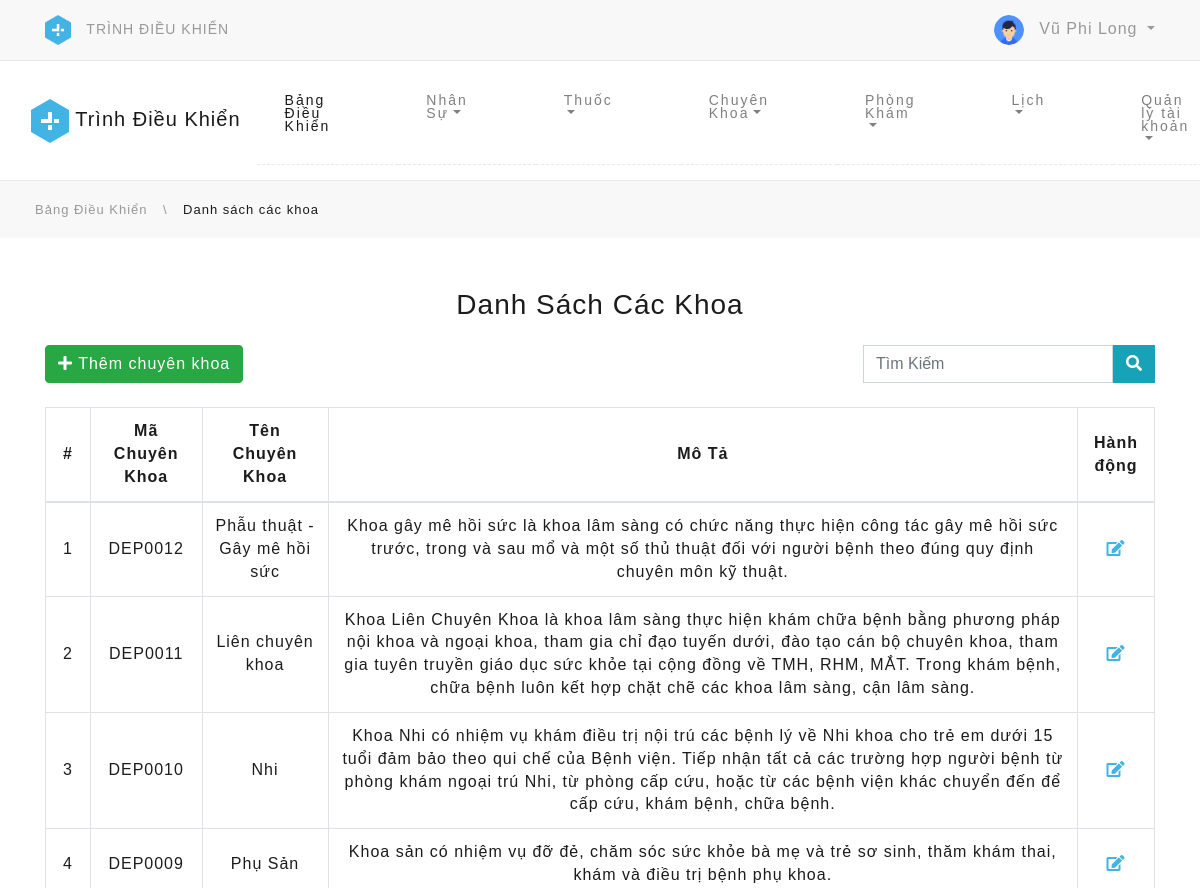
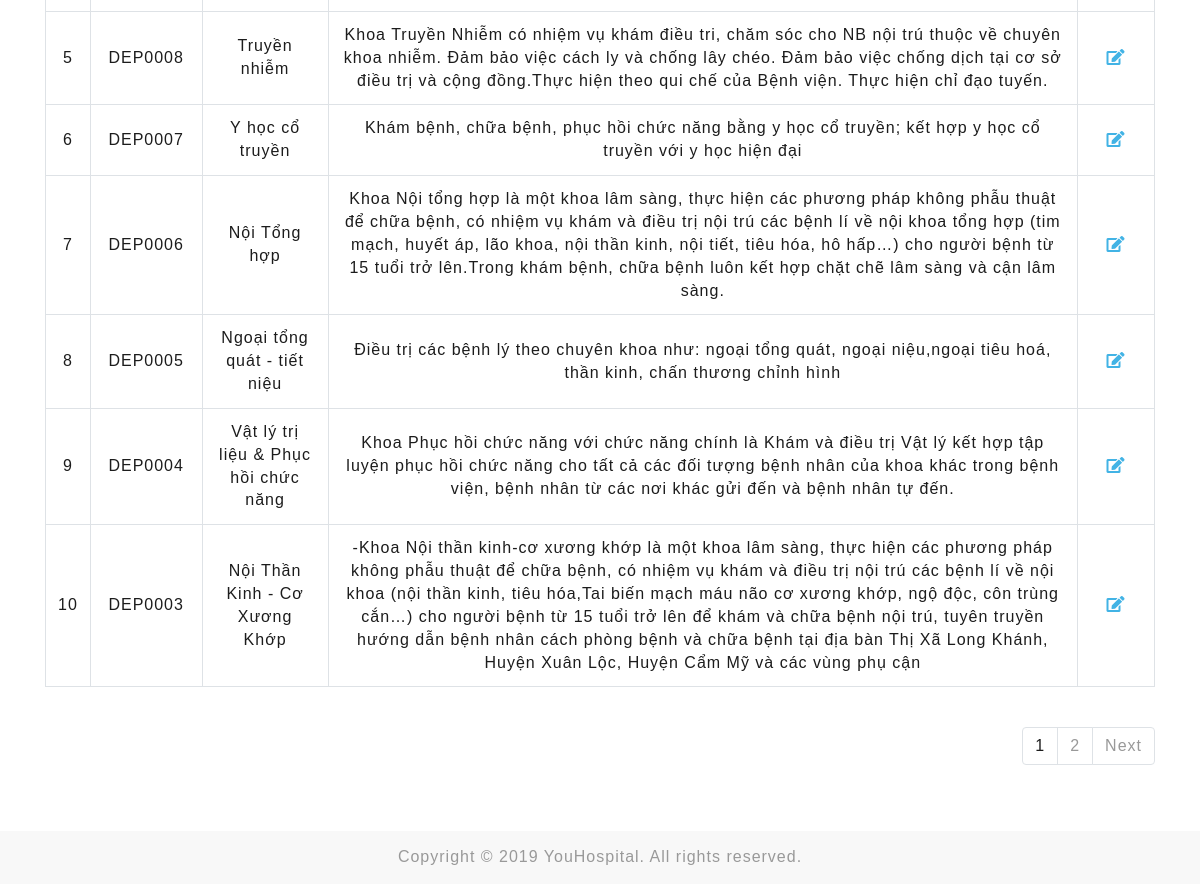
Screenshot of /Admin/?controller=Department (signed in) with the database file from the repository (2 pictures, top to bottom).
### tables this page shows
CREATE TABLE `department` (
  `dep_id` int(11) NOT NULL,
  `dep_code` varchar(50) NOT NULL,
  `dep_name` varchar(50) NOT NULL,
  `dep_description` text NOT NULL
);

### Admin/Controller/DepartmentController.php (called while the page is built, shortened)
<?php
require_once('../Model/Model.php');
require_once('Model/PaginationModel.php');
require_once('Model/Pagination.php');
class DepartmentController {
	public function getView(){
		$deps 		= $this->getPat();
		$page 		= $this->getPagination();
		require_once('View/department.php');
	}
	public function getPagination(){
		$Model = new Model();
		$deps = $Model->selectAll('department');
		if (isset($_GET['page'])) {
		    $page = $_GET['page'];
		} else {
		    $page = 1;
		}
		$limit = 10;
		$config = [
		    'total' => (int)count($deps),
		    'limit' => 10,
		    'full' => false
		];
		$page = new Pagination($config);
		return $page;
	}
	public function getPat(){
		$pag = new PaginationModel();
		if (isset($_GET['page'])) {
		    $page = $_GET['page'];
		} else {
		    $page = 1;
		}
		$limit 		= 10;
		$offset 	= ($page-1) * $limit;
		$deps 	= $pag->getTablePagination('dep_code', 'department', $offset, $limit);
		return $deps;
	}
}
?>

### Admin/index.php (called while the page is built, shortened)
<?php
if (isset($_GET['controller'])) {
	if (isset($_GET['action'])) {
		$action = $_GET['action'];
	} else {
		$action = 'getView';
	}
} else {
	$controller = 'Home';
	$action = 'getView';
}
$controller = new $controllerName();
$controller->$action();
?>

### Model/Model.php (called while the page is built, shortened)
<?php
class Model {
	public function selectAll($table){
		$db 	= new Database();
		$conn 	= $db->dbConnect();
		$sql 		= "SELECT * FROM $table";
		$statement 	= $conn->query($sql);
		$arr = array();
		while($row = $statement->fetch_assoc()) {
		 	$arr[] = $row;
		}
		return $arr;
	}
}
?>

### Admin/Model/PaginationModel.php (called while the page is built, shortened)
<?php
class PaginationModel {
	public function getTablePagination($row, $table, $offset, $limit){
        $db     = new Database();
        $conn   = $db->dbConnect();
        $sql = "SELECT * FROM $table ORDER BY $row DESC LIMIT ?, ?";
        $statement  = $conn->prepare($sql);
        $statement->bind_param("ii", $offset, $limit);
        $statement->execute();
        $arr = array();
        $results = $statement->get_result();
        if ($results->num_rows > 0) {
            while($row = $results->fetch_assoc()) {
                $arr[] = $row;
            }
        }
        return $arr;
    }
}
?>

### Admin/View/department.php (the view, shortened to what this page needs)
<!DOCTYPE html>
<html lang="en">
<head>
	<link rel="stylesheet" href="../lib/bootstrap-4.0.0/dist/css/bootstrap.min.css">
	<link rel="stylesheet" href="assets/css/style.css">
	<link rel="stylesheet" href="../lib/fontawesome-free-5.9.0-web/css/all.min.css">
</head>
<body>
	<?php
	include('include/header.php');
	?>
	<div class="navigation">
		<div class="container-fluid">
			<nav class="navbar navbar-expand-xl navbar-light">
			  	<a class="navbar-brand" href=".">
			  		<img src="../assets/images/logo/header_logo.png"> Trình Điều Khiển
			  	</a>
			  	<div class="collapse navbar-collapse justify-content-center" id="navbarNav">
				    <ul class="navbar-nav">
				      	<li class="nav-item active">
				        	<a class="nav-link" href=".">Bảng Điều Khiển</a>
				      	</li>
						<li class="nav-item dropdown">
				        	<a class="nav-link dropdown-toggle" href="#" role="button" id="navEmpDropdown" data-toggle="dropdown" aria-haspopup="true" aria-expanded="false">Nhân Sự</a>
				      	</li>
						<li class="nav-item dropdown">
				        	<a class="nav-link dropdown-toggle" href="#" role="button" id="navMedDropdown" data-toggle="dropdown" aria-haspopup="true" aria-expanded="false">Thuốc</a>
						</li>
				      	<li class="nav-item dropdown">
				        	<a class="nav-link dropdown-toggle" href="#" role="button" id="navDepDropdown" data-toggle="dropdown" aria-haspopup="true" aria-expanded="false">Chuyên Khoa</a>
						</li>
						<li class="nav-item dropdown">
							<a class="nav-link dropdown-toggle" href="#" role="button" id="navDepDropdown" data-toggle="dropdown" aria-haspopup="true" aria-expanded="false">Phòng Khám</a>
						</li>
						<li class="nav-item dropdown">
							<a class="nav-link dropdown-toggle" href="#" role="button" id="navDepDropdown" data-toggle="dropdown" aria-haspopup="true" aria-expanded="false">Lịch</a>
						</li>
						<li class="nav-item dropdown">
				        	<a class="nav-link dropdown-toggle" href="#" role="button" id="navDepDropdown" data-toggle="dropdown" aria-haspopup="true" aria-expanded="false">Quản lý tài khoản</a>
				      	</li>
				    </ul>
			  	</div>
			</nav>
		</div>
	</div>
	<div class="breadcrumbs">
		<div class="container">
			<a href=".">Bảng Điều Khiển</a>
			<span>\</span>
			<a class="active" href="?controller=Department">Danh sách các khoa</a>
		</div>
	</div>
	<div class="patient">
		<div class="title">
			<h4 class="mb-4">Danh Sách Các Khoa</h4>
		</div>
		<div class="list-patient">
			<div class="container">
				<div class="mb-4 float-left">
					<a class="btn btn-success" href="?controller=Department&action=getViewAdd"><i class="fas fa-plus"></i> Thêm chuyên khoa</a>
				</div>
				<div class="form-search float-right">
					<form method="post" action="?controller=Medicine&action=search" class="float-right d-flex">
						<div class="form-group">
							<input style="border-radius: 0; width: 250px;" name="value" class="form-control" type="search" placeholder="Tìm Kiếm">
						</div>
						<button style="height: 38px; border-radius: 0;" name="search" class="btn btn-info" type="submit"><i class="fas fa-search"></i></button>
					</form>
				</div>
				<div class="clearfix"></div>
				<div class="table-responsive">
					<table class="table table-hover table-bordered">
					  	<thead class="text-center">
					    	<tr>
					    		<th>#</th>
					      		<th>Mã Chuyên Khoa</th>
					      		<th>Tên Chuyên Khoa</th>
					      		<th>Mô Tả</th>
					      		<th>Hành động</th>
					    	</tr>
					  	</thead>
					  	<tbody>
					  		<?php
					  		$count = 0;
					  		foreach ($deps as $dep) {
					  			$count++;
				  			?>
					    	<tr class="text-center">
					    		<td><?=$count?></td>
					      		<td><?=$dep['dep_code']?></td>
					      		<td><?=$dep['dep_name']?></td>
					      		<td><?=$dep['dep_description']?></td>
					      		<td>
					      			<a href="?controller=Department&action=getViewEdit&id=<?=$dep['dep_code']?>"><i class="fas fa-edit" style="color: #42B3E5"></i></a>
					      		</td>
					    	</tr>
					    	<?php
					  		}
					  		?>
					  	</tbody>
					</table>
					<nav class="mt-4 float-right" aria-label="Page navigation example">
                		<?=$page->getPagination()?>
                	</nav>
					<div class="clearfix"></div>
				</div>
			</div>
		</div>
	</div>
	<?php
	include('include/footer.php');
	?>
</body>
</html>

### Admin/assets/css/style.css (style rules this page uses)
* { margin: 0; padding: 0; }
body { font-family: Helvetica, Arial, sans-serif; color: #1c1c1c; letter-spacing: 1px; line-height: 1.42857; }
div.navigation { padding: 7px 0; border-top: 1px solid #e8e8e8; border-bottom: 1px solid #e8e8e8; }
div.navigation nav.navbar div.collapse ul.navbar-nav li { display: flex; }
div.navigation nav.navbar div.collapse ul.navbar-nav li:after { content: "|"; display: list-item; text-align: -webkit-match-parent; margin: 2px 20px; color: #727475; font-weight: 400; }
div.navigation nav.navbar div.collapse ul.navbar-nav li a { font-size: 14px; line-height: 13px; font-weight: 400; letter-spacing: 2px; transition: 0.4s all; }
div.navigation nav.navbar div.collapse ul.navbar-nav li:last-child:after { content: ''; margin: 0; }
div.navigation nav.navbar a.navbar-brand { display: none; }
@media (max-width: 1200px) { div.navigation nav.navbar div.collapse ul.navbar-nav li { padding: 10px 20px; border-bottom: 1px dashed #e8e8e8; } }
@media (max-width: 1200px) { div.navigation nav.navbar div.collapse ul.navbar-nav li:after { content: ''; } }
@media (max-width: 1200px) { div.navigation nav.navbar a.navbar-brand { display: block; } }
div.patient { padding: 50px 0; }
div.patient div.title h4 { text-align: center; font-size: 28px; }
div.breadcrumbs { background-color: #f8f8f8; }
div.breadcrumbs div.container { padding: 17px 0; }
div.breadcrumbs div.container a { color: #999; font-size: 13px; margin: 0 5px; transition: 0.4s all; text-decoration: none; }
div.breadcrumbs div.container a.active { color: #1c1c1c; }
div.breadcrumbs div.container span { color: #999; font-size: 13px; margin: 0 5px; }
.table tr th, .table tr td { vertical-align: middle; }

### rows the page displays
department: dep_code "DEP0012", dep_name "Phẫu thuật - Gây mê hồi sức", dep_description "Khoa gây mê hồi sức là khoa lâm sàng có chức năng thực hiện công tác gây mê hồi sức trước, trong và sau mổ và một số thủ thuật đối với người bệnh theo đúng quy định chuyên môn kỹ thuật."
department: dep_code "DEP0011", dep_name "Liên chuyên khoa", dep_description "Khoa Liên Chuyên Khoa là khoa lâm sàng thực hiện khám chữa bệnh bằng phương pháp nội khoa và ngoại khoa, tham gia chỉ đạo tuyến dưới, đào tạo cán bộ chuyên khoa, tham gia tuyên truyền giáo dục sức khỏe tại cộng đồng về TMH, RHM, MẮT. Trong khám bệnh, chữa bệnh luôn kết hợp chặt chẽ các khoa lâm sàng, cận lâm sàng."
department: dep_code "DEP0010", dep_name "Nhi", dep_description "Khoa Nhi có nhiệm vụ khám điều trị nội trú các bệnh lý về Nhi khoa cho trẻ em dưới 15 tuổi đảm bảo theo qui chế của Bệnh viện. Tiếp nhận tất cả các trường hợp người bệnh từ phòng khám ngoại trú Nhi, từ phòng cấp cứu, hoặc từ các bệnh viện khác chuyển đến để cấp cứu, khám bệnh, chữa bệnh."
department: dep_code "DEP0009", dep_name "Phụ Sản", dep_description "Khoa sản có nhiệm vụ đỡ đẻ, chăm sóc sức khỏe bà mẹ và trẻ sơ sinh, thăm khám thai, khám và điều trị bệnh phụ khoa."
department: dep_code "DEP0008", dep_name "Truyền nhiễm", dep_description "Khoa Truyền Nhiễm có nhiệm vụ khám điều tri, chăm sóc cho NB nội trú thuộc về chuyên khoa nhiễm. Đảm bảo việc cách ly và chống lây chéo. Đảm bảo việc chống dịch tại cơ sở điều trị và cộng đồng.Thực hiện theo qui chế của Bệnh viện. Thực hiện chỉ đạo tuyến."
department: dep_code "DEP0007", dep_name "Y học cổ truyền", dep_description "Khám bệnh, chữa bệnh, phục hồi chức năng bằng y học cổ truyền; kết hợp y học cổ truyền với y học hiện đại"
department: dep_code "DEP0006", dep_name "Nội Tổng hợp", dep_description "Khoa Nội tổng hợp là một khoa lâm sàng, thực hiện các phương pháp không phẫu thuật để chữa bệnh, có nhiệm vụ khám và điều trị nội trú các bệnh lí về nội khoa tổng hợp (tim mạch, huyết áp, lão khoa, nội thần kinh, nội tiết, tiêu hóa, hô hấp…) cho người bệnh từ 15 tuổi trở lên.Trong khám bệnh, chữa bệnh luôn kết hợp chặt chẽ lâm sàng và cận lâm sàng."
department: dep_code "DEP0005", dep_name "Ngoại tổng quát - tiết niệu", dep_description "Điều trị các bệnh lý theo chuyên khoa như: ngoại tổng quát, ngoại niệu,ngoại tiêu hoá, thần kinh, chấn thương chỉnh hình"
department: dep_code "DEP0004", dep_name "Vật lý trị liệu & Phục hồi chức năng", dep_description "Khoa Phục hồi chức năng với chức năng chính là Khám và điều trị Vật lý kết hợp tập luyện phục hồi chức năng cho tất cả các đối tượng bệnh nhân của khoa khác trong bệnh viện, bệnh nhân từ các nơi khác gửi đến và bệnh nhân tự đến."
department: dep_code "DEP0003", dep_name "Nội Thần Kinh - Cơ Xương Khớp", dep_description "-Khoa Nội thần kinh-cơ xương khớp là một khoa lâm sàng, thực hiện các phương pháp không phẫu thuật để chữa bệnh, có nhiệm vụ khám và điều trị nội trú các bệnh lí về nội khoa (nội thần kinh, tiêu hóa,Tai biến mạch máu não cơ xương khớp, ngộ độc, côn trùng cắn…) cho người bệnh từ 15 tuổi trở lên để khám và chữa bệnh nội trú, tuyên truyền hướng dẫn bệnh nhân cách phòng bệnh và chữa bệnh tại địa bàn Thị Xã Long Khánh, Huyện Xuân Lộc, Huyện Cẩm Mỹ và các vùng phụ cận"

### other values shown
$_SESSION['Login']['emp_name'] "Vũ Phi Long"
